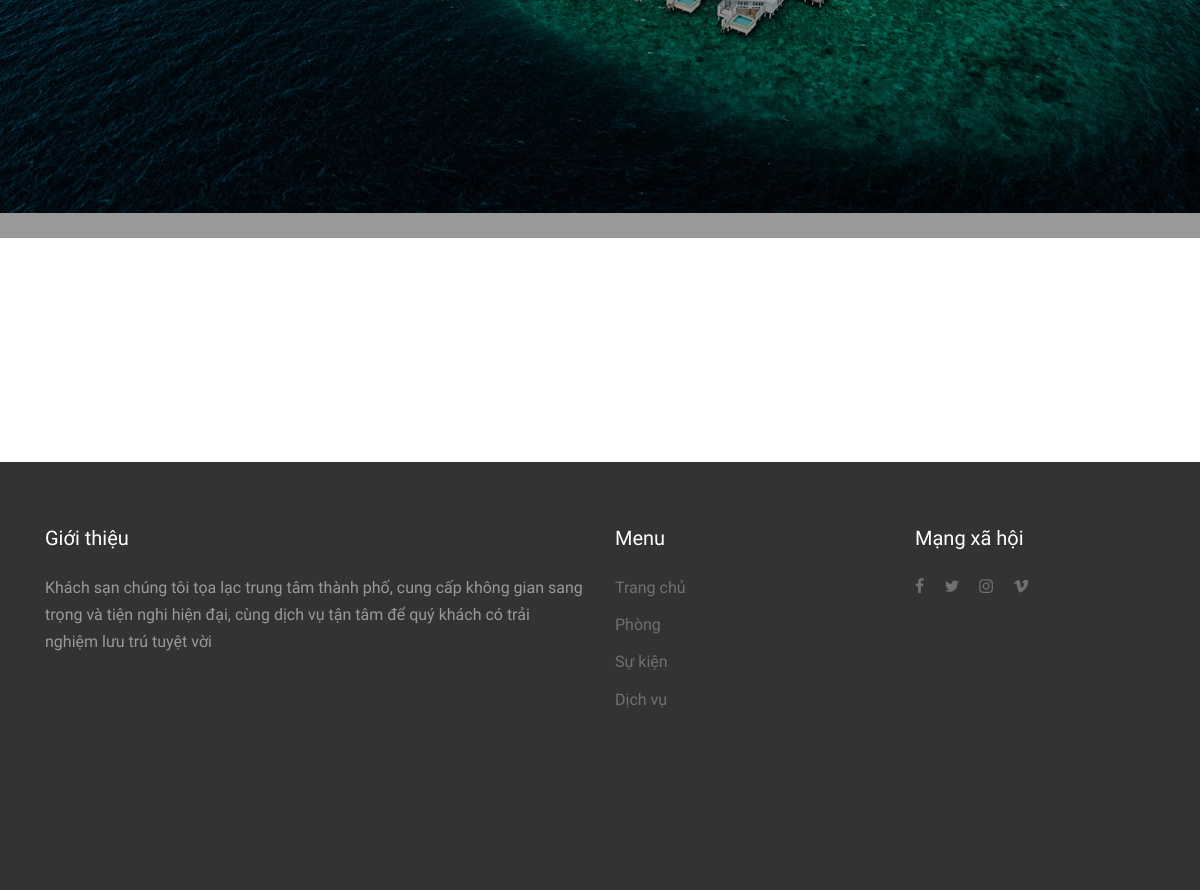
/event (signed in, lower part), run on an earlier commit of the app's database.
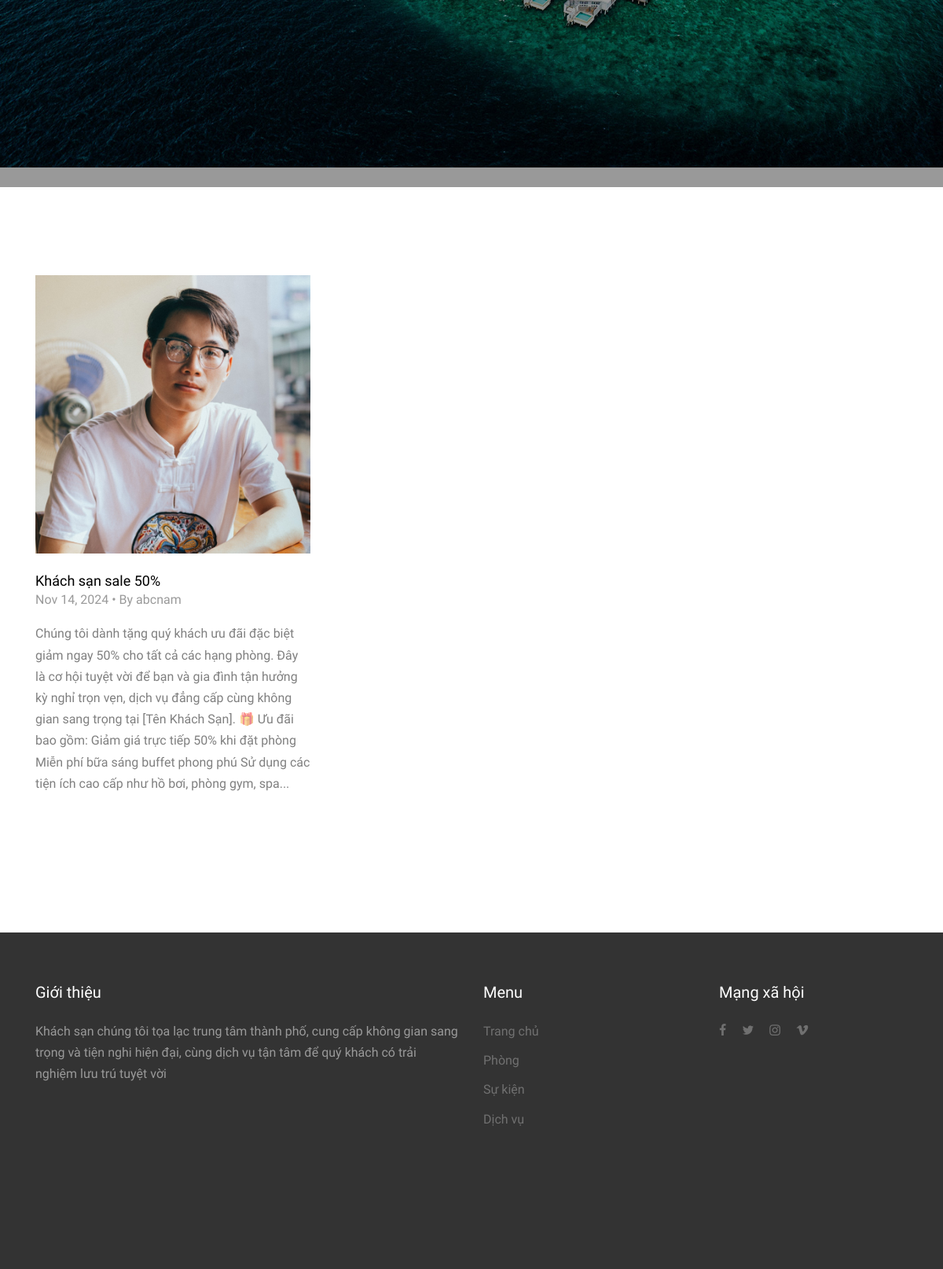
And on a later commit of the database.
### admin_custom/models.py (models this page shows, shortened)
class Post(models.Model):
    STATUS_CHOICES = [
        ('pending', 'Chờ duyệt'),
        ('approved', 'Đã duyệt'),
        ('rejected', 'Từ chối'),
    ]
    title = models.CharField(max_length=200)
    content = models.TextField()
    author = models.ForeignKey(User, on_delete=models.CASCADE)
    created_at = models.DateTimeField(auto_now_add=True)
    updated_at = models.DateTimeField(auto_now=True)
    image = models.ImageField(upload_to=get_image_upload_path_post, null=True, blank=True)
    status = models.CharField(max_length=10, choices=STATUS_CHOICES, default='pending')
    class Meta:
        permissions = [
            ("can_view_post", "Can view post"),
            ("can_create_post", "Can create post"),
            ("can_edit_post", "Can edit post"),
            ("can_delete_post", "Can delete post"),
        ]

### home/views.py (the view)
# urls.py: path('event', home.get_event, name='event'),
def get_event(request):
    events = Post.objects.filter(status="approved")
    return render(request, 'event.html', {'events': events})

### home/Templates/event.html (shortened to what this page needs)
{% load static %}
<!DOCTYPE html>
<html lang="en">
  <head>
    <link rel="stylesheet" href="{% static 'fonts/icomoon/style.css'  %}">
    <link rel="stylesheet" href="{% static 'css/bootstrap.min.css' %}">
    <link rel="stylesheet" href="{% static 'css/magnific-popup.css' %}">
    <link rel="stylesheet" href="{% static 'css/jquery-ui.css' %}">
    <link rel="stylesheet" href="{% static 'css/owl.carousel.min.css' %}">
    <link rel="stylesheet" href="{% static 'css/owl.theme.default.min.css' %}">
    <link rel="stylesheet" href="{% static 'css/bootstrap-datepicker.css' %}">
    <link rel="stylesheet" href="{% static 'css/animate.css' %}">
    <link rel="stylesheet" href="{% static 'css/aos.css' %}">
    <link rel="stylesheet" href="{% static 'css/style.css' %}">
    <link rel="stylesheet" href="{% static 'fonts/flaticon/font/flaticon.css' %}">
    <link rel="stylesheet" href="https://cdn.jsdelivr.net/npm/mediaelement@4.2.7/build/mediaelementplayer.min.css">
  </head>
  <body>
  <div class="site-wrap">
    <div class="site-blocks-cover overlay" style="background-image: url('{% static 'images/hero_1.jpg' %}');" data-aos="fade" data-stellar-background-ratio="0.5">
        <div class="container">
          <div class="row align-items-center justify-content-center">
          </div>
        </div>
      </div>
      <div class="site-section">
        <div class="container">
          <div class="row">
            {% for event in events %}
              <div class="col-md-6 col-lg-4 mb-5">
                <div class="media-with-text">
                  <div class="img-border-sm mb-4">
                    <a href="#" class="popup-vimeo image-play">
                      <img src="{{ event.image.url }}" alt="{{ event.title }}" class="img-fluid">
                    </a>
                  </div>
                  <h2 class="heading mb-0"><a href="#">{{ event.title }}</a></h2>
                  <span class="mb-3 d-block post-date">{{ event.created_at|date:"M d, Y" }} &bullet; By {{ event.author.username }}</span>
                  <p>{{ event.content }}</p>
                </div>
              </div>
            {% endfor %}
          </div>
        </div>
      </div>
  </div>
  {% include 'includes/footer.html' %}
  </body>
</html>

What changed in the data, as far as the page shows it:
now on this page (row edited): Post: image (picture), title "Khách sạn sale 50%", created_at "Nov 14, 2024", author.username "abcnam", content "Chúng tôi dành tặng quý khách ưu đãi đặc biệt giảm ngay 50% cho tất cả các hạng phòng. Đây là cơ hội tuyệt vời để bạn và gia đình tận hưởng kỳ nghỉ trọn vẹn, dịch vụ đẳng cấp cùng không gian sang trọng tại [Tên Khách Sạn]. 🎁 Ưu đãi bao gồm: Giảm giá trực tiếp 50% khi đặt phòng Miễn phí bữa sáng buffet phong phú Sử dụng các tiện ích cao cấp như hồ bơi, phòng gym, spa..."
